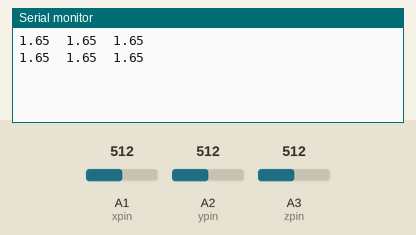
Recording of a sketch running on a simulated Arduino Leonardo, built with avr-gcc and run on an emulated ATmega32U4. On the bench: the last lines printed to the serial monitor. The test bench sets the inputs (shaded band); at power-on: A1 (xpin) = 512, A2 (ypin) = 512, A3 (zpin) = 512.

Above: at 1.8 s.
1.9 s: A1 (xpin) set to 716
At 2.8 s:
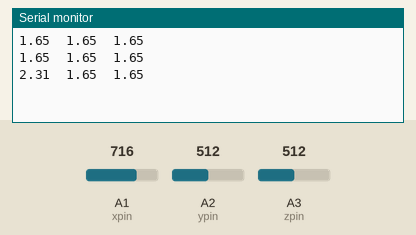
3.4 s: A2 (ypin) set to 716
At 4.7 s:
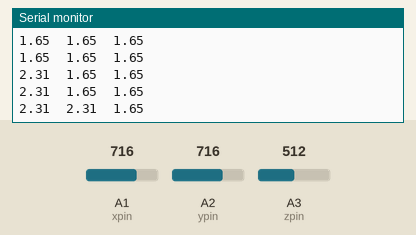
4.9 s: A3 (zpin) set to 716
At 5.7 s:
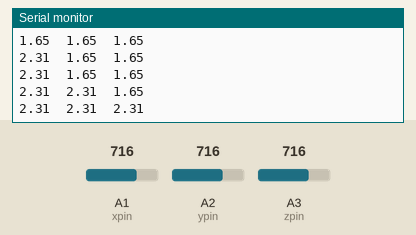
6.4 s: A1 (xpin) set to 900
At 7.5 s:
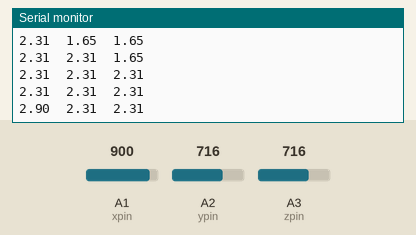
7.9 s: A2 (ypin) set to 900
At 8.4 s:
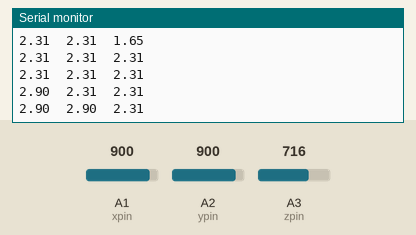
9.4 s: A3 (zpin) set to 900
At 10.9 s:
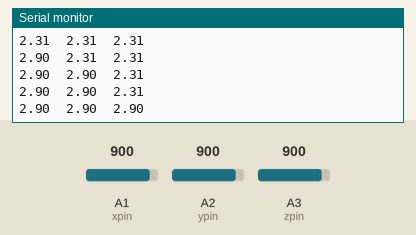
Timing chart, 0 to 11.9 s (numbered marks = the images above; inputs shaded):
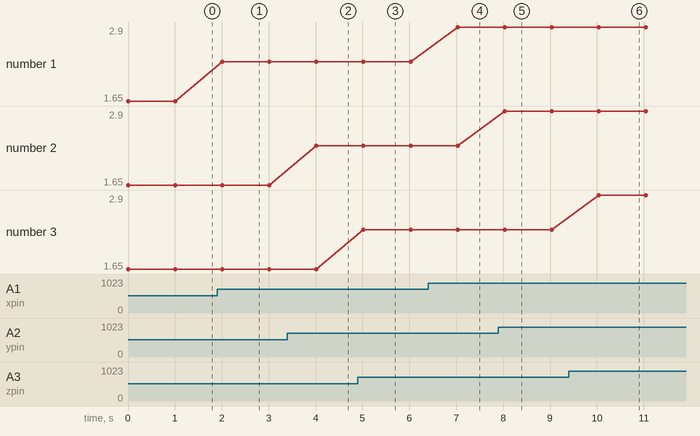

The sketch:

ADXL_volts.ino
```cpp
/*
ADXL335
note:vcc-->5v ,but ADXL335 Vs is 3.3V
The circuit:
      5V: VCC
analog 1: x-axis
analog 2: y-axis
analog 3: z-axis
*/
const int xpin = 1;                  // x-axis of the accelerometer
const int ypin = 2;                  // y-axis
const int zpin = 3;                  // z-axis (only on 3-axis models)
void setup()
{
 // initialize the serial communications:
 Serial.begin(9600);
 analogReference(EXTERNAL);
}
void loop()
{
 int x = analogRead(xpin);  //read from xpin
 delay(1); //
 int y = analogRead(ypin);  //read from ypin
 delay(1);
 int z = analogRead(zpin);  //read from zpin

float quanta = 3.3/1023;
float volts_x = x*quanta;  //
float volts_y = y*quanta;  //
float volts_z = z*quanta;  //

//float zero_G = 512.0; //ADC is 0~1023  the zero g output equal to Vs/2
//                      //ADXL335 power supply by Vs 3.3V
//float scale = 102.3;  //ADXL335330 Sensitivity is 330mv/g
//                       //330 * 1024/3.3/1000

Serial.print(volts_x);
Serial.print("\t");
Serial.print(volts_y);
Serial.print("\t");
Serial.print(volts_z);
Serial.print("\n");

//Serial.print(x);  //print x value on serial monitor
//Serial.print("\t");
//Serial.print(y);  //print y value on serial monitor
//Serial.print("\t");
//Serial.print(z);  //print z value on serial monitor
//Serial.print("\n");

delay(1000);  //wait for 1 second
}
```

Measured:
- after the input at 1.9 s, the serial monitor: prints a new line after 0.11 s (image 1)
- after the input at 3.4 s, the serial monitor: prints a new line after 0.62 s (image 2)
- after the input at 4.9 s, the serial monitor: prints a new line after 0.12 s (image 3)
- after the input at 6.4 s, the serial monitor: prints a new line after 0.63 s (image 4)
- after the input at 7.9 s, the serial monitor: prints a new line after 0.13 s (image 5)
- after the input at 9.4 s, the serial monitor: prints a new line after 0.64 s (image 6)
- plotted number 1: 1.65 → 2.31 after the input at 1.9 s, 2.31 → 2.9 after the input at 6.4 s
